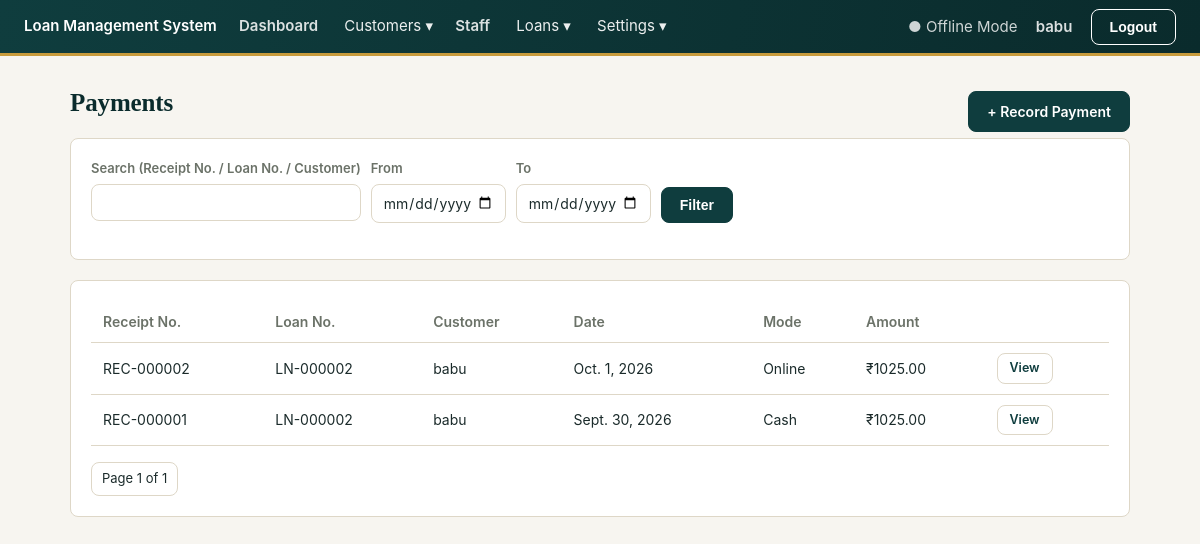
Page /payments/ (signed in) on the committed database.
### core/models.py (models this page shows, shortened)
class SystemSetting(models.Model):
    key = models.CharField(max_length=100, unique=True)
    value = models.TextField(blank=True)

### accounts/models.py (models this page shows, shortened)
class AdminUser(AbstractUser):
    full_name = models.CharField(max_length=150, blank=True)
    session_timeout_minutes = models.PositiveIntegerField(
        default=30,
        help_text="Auto-logout after this many minutes of inactivity.",
    )

### payments/models.py (models this page shows, shortened)
class Payment(models.Model):
    PAYMENT_MODE_CASH = "cash"
    PAYMENT_MODE_ONLINE = "online"
    PAYMENT_MODE_CHOICES = [
        (PAYMENT_MODE_CASH, "Cash"),
        (PAYMENT_MODE_ONLINE, "Online"),
    ]
    """One receipt. amount_paid is whatever is CURRENTLY correct — if
    edited, previous_amount/edited_at record what it was before, per your
    choice to keep the prior value visible rather than a full history."""
    receipt_number = models.CharField(max_length=20, unique=True, editable=False)
    loan = models.ForeignKey(Loan, on_delete=models.PROTECT, related_name="payments")
    payment_date = models.DateField()
    payment_mode = models.CharField(
        max_length=10,
        choices=PAYMENT_MODE_CHOICES,
        default=PAYMENT_MODE_CASH,
    )
    transaction_id = models.CharField(max_length=100, blank=True)
    amount_paid = models.DecimalField(max_digits=12, decimal_places=2)
    previous_amount = models.DecimalField(max_digits=12, decimal_places=2, null=True, blank=True)
    edited_at = models.DateTimeField(null=True, blank=True)
    unallocated_amount = models.DecimalField(
        max_digits=12, decimal_places=2, default=Decimal("0"),
        help_text="Left over if this payment exceeds everything currently owed on the loan.",
    )
    remarks = models.TextField(blank=True)
    created_at = models.DateTimeField(auto_now_add=True)
    class Meta:
        ordering = ["-payment_date", "-created_at"]

### loans/models.py (models this page shows, shortened)
class Loan(models.Model):
    FREQUENCY_DAILY = "daily"
    FREQUENCY_WEEKLY = "weekly"
    FREQUENCY_BIWEEKLY = "biweekly"
    FREQUENCY_MONTHLY = "monthly"
    FREQUENCY_CUSTOM = "custom"
    FREQUENCY_CHOICES = [
        (FREQUENCY_DAILY, "Daily"),
        (FREQUENCY_WEEKLY, "Weekly"),
        (FREQUENCY_BIWEEKLY, "Biweekly"),
        (FREQUENCY_MONTHLY, "Monthly"),
        (FREQUENCY_CUSTOM, "Custom interval"),
    ]
    STATUS_ACTIVE = "active"
    STATUS_COMPLETED = "completed"
    STATUS_CLOSED = "closed"
    STATUS_CANCELLED = "cancelled"
    STATUS_CHOICES = [
        (STATUS_ACTIVE, "Active"),
        (STATUS_COMPLETED, "Completed"),
        (STATUS_CLOSED, "Closed"),
        (STATUS_CANCELLED, "Cancelled"),
    ]
    loan_number = models.CharField(max_length=20, unique=True, editable=False)
    customer = models.ForeignKey(
        "customers.Customer", on_delete=models.PROTECT, related_name="loans"
    )
    assigned_staff = models.ForeignKey(
        "staff.Staff", on_delete=models.SET_NULL, null=True, blank=True, related_name="loans",
        help_text="Staff member responsible for collecting this loan.",
    )
    loan_group = models.ForeignKey(
        LoanGroup, on_delete=models.SET_NULL, null=True, blank=True, related_name="loans"
    )
    loan_type = models.ForeignKey(LoanType, on_delete=models.PROTECT)
    interest_type = models.ForeignKey(InterestType, on_delete=models.PROTECT)
    principal_amount = models.DecimalField(max_digits=12, decimal_places=2)
    interest_rate = models.DecimalField(
        max_digits=5, decimal_places=2, help_text="Annual interest rate, %."
    )
    start_date = models.DateField()
    repayment_frequency = models.CharField(max_length=10, choices=FREQUENCY_CHOICES)
    custom_interval_days = models.PositiveIntegerField(
        null=True, blank=True,
        help_text="Only used when Repayment Frequency = Custom interval.",
    )
    number_of_installments = models.PositiveIntegerField()
    first_due_date = models.DateField()
    purpose = models.CharField(max_length=255, blank=True)
    remarks = models.TextField(blank=True)
    status = models.CharField(max_length=10, choices=STATUS_CHOICES, default=STATUS_ACTIVE)
    total_interest = models.DecimalField(max_digits=12, decimal_places=2, editable=False)
    total_payable = models.DecimalField(max_digits=12, decimal_places=2, editable=False)
    created_at = models.DateTimeField(auto_now_add=True)
    closing_date = models.DateField(null=True, blank=True)
    closing_remarks = models.TextField(blank=True)
    class Meta:
        ordering = ["-created_at"]

### customers/models.py (models this page shows, shortened)
class Customer(models.Model):
    GENDER_MALE = "male"
    GENDER_FEMALE = "female"
    GENDER_OTHER = "other"
    GENDER_CHOICES = [
        (GENDER_MALE, "Male"),
        (GENDER_FEMALE, "Female"),
        (GENDER_OTHER, "Other"),
    ]
    MARITAL_SINGLE = "single"
    MARITAL_MARRIED = "married"
    MARITAL_OTHER = "other"
    MARITAL_CHOICES = [
        (MARITAL_SINGLE, "Single"),
        (MARITAL_MARRIED, "Married"),
        (MARITAL_OTHER, "Other"),
    ]
    STATUS_ACTIVE = "active"
    STATUS_INACTIVE = "inactive"
    STATUS_CHOICES = [
        (STATUS_ACTIVE, "Active"),
        (STATUS_INACTIVE, "Inactive"),
    ]
    customer_id = models.CharField(max_length=20, unique=True, editable=False)
    full_name = models.CharField(max_length=150)
    date_of_birth = models.DateField()
    gender = models.CharField(max_length=10, choices=GENDER_CHOICES)
    mobile = models.CharField(max_length=10, validators=[mobile_validator], unique=True)
    alternate_mobile = models.CharField(
        max_length=10, validators=[mobile_validator], blank=True
    )
    email = models.EmailField(blank=True)
    photo = models.ImageField(upload_to="customers/photos/", blank=True, null=True)
    marital_status = models.CharField(max_length=10, choices=MARITAL_CHOICES)
    occupation = models.CharField(max_length=100)
    monthly_income = models.DecimalField(max_digits=12, decimal_places=2)
    father_husband_name = models.CharField(max_length=150)
    permanent_door_no = models.CharField(max_length=50)
    permanent_street = models.CharField(max_length=150)
    permanent_area = models.CharField(max_length=150)
    permanent_village_town = models.CharField(max_length=150)
    permanent_city = models.CharField(max_length=100)
    permanent_district = models.CharField(max_length=100)
    permanent_state = models.CharField(max_length=100)
    permanent_pincode = models.CharField(max_length=6, validators=[pincode_validator])
    same_as_permanent_address = models.BooleanField(default=True)
    current_door_no = models.CharField(max_length=50, blank=True)
    current_street = models.CharField(max_length=150, blank=True)
    current_area = models.CharField(max_length=150, blank=True)
    current_village_town = models.CharField(max_length=150, blank=True)
    current_city = models.CharField(max_length=100, blank=True)
    current_district = models.CharField(max_length=100, blank=True)
    current_state = models.CharField(max_length=100, blank=True)
    current_pincode = models.CharField(max_length=6, blank=True)
    status = models.CharField(max_length=10, choices=STATUS_CHOICES, default=STATUS_ACTIVE)
    default_staff = models.ForeignKey(
        "staff.Staff", on_delete=models.SET_NULL, null=True, blank=True,
        related_name="default_customers",
        help_text="Optional staff member to use as the default when this customer gets a new loan.",
    )
    created_at = models.DateTimeField(auto_now_add=True)
    updated_at = models.DateTimeField(auto_now=True)
    class Meta:
        ordering = ["-created_at"]

### payments/views.py (the view, shortened to what this page needs)
# urls.py: path("", views.payment_list, name="list"),
@login_required
def payment_list(request):
    search_form = PaymentSearchForm(request.GET or None)
    payments = Payment.objects.select_related("loan", "loan__customer")
    paginator = Paginator(payments, 25)
    page_obj = paginator.get_page(request.GET.get("page"))
    return render(request, "payments/payment_list.html", {"page_obj": page_obj, "search_form": search_form})

### payments/forms.py
class PaymentSearchForm(forms.Form):
    q = forms.CharField(required=False, label="Search (Receipt No. / Loan No. / Customer)")
    date_from = forms.DateField(required=False, widget=forms.DateInput(attrs={"type": "date","min": "1900-01-01",
            "max": "9999-12-31"}))
    date_to = forms.DateField(required=False, widget=forms.DateInput(attrs={"type": "date","min": "1900-01-01",
            "max": "9999-12-31"}))

### core/context_processors.py (called while the page is built)
def system_settings(request):
    return {"company_name": get_setting("company_name")}

### core/models.py (called while the page is built)
def get_setting(key, default=None):
    try:
        return SystemSetting.objects.get(key=key).value
    except SystemSetting.DoesNotExist:
        return DEFAULTS.get(key, default)

### payments/templates/payments/payment_list.html (shortened to what this page needs)
{% extends "base.html" %}
{% block content %}
<div style="display:flex;justify-content:space-between;align-items:center;">
  <h1>Payments</h1>
  <a href="{% url 'payments:add' %}" class="btn">+ Record Payment</a>
</div>
<form method="get" class="card">
  <div class="search-bar">
    <div class="form-group"><label>{{ search_form.q.label }}</label>{{ search_form.q }}</div>
    <div class="form-group"><label>From</label>{{ search_form.date_from }}</div>
    <div class="form-group"><label>To</label>{{ search_form.date_to }}</div>
    <div class="form-group" style="align-self:flex-end;"><button class="btn">Filter</button></div>
  </div>
</form>
<div class="card">
  <table>
    <thead><tr><th>Receipt No.</th><th>Loan No.</th><th>Customer</th><th>Date</th><th>Mode</th><th>Amount</th><th></th></tr></thead>
    <tbody>
      {% for payment in page_obj %}
        <tr>
          <td>{{ payment.receipt_number }}{% if payment.edited_at %} <span class="badge pending">edited</span>{% endif %}</td>
          <td>{{ payment.loan.loan_number }}</td>
          <td>{{ payment.loan.customer.full_name }}</td>
          <td>{{ payment.payment_date }}</td>
          <td>{{ payment.get_payment_mode_display }}</td>
          <td>₹{{ payment.amount_paid }}</td>
          <td><a href="{% url 'payments:detail' payment.pk %}" class="btn small secondary">View</a></td>
        </tr>
      {% empty %}<tr><td colspan="7" class="muted">No payments recorded yet.</td></tr>{% endfor %}
    </tbody>
  </table>
  <div class="pagination">
    <span>Page {{ page_obj.number }} of {{ page_obj.paginator.num_pages }}</span>
  </div>
</div>
{% endblock %}

### templates/base.html (shortened to what this page needs)
{% load static %}
<!DOCTYPE html>
<html lang="en">
<head>
  <link rel="stylesheet" href="{% static 'css/app.css' %}">
</head>
<body>
  <div class="topbar">
    <div>
      <a href="{% url 'customers:list' %}">{{ company_name|default:"Loan Management System" }}</a>
      <a href="{% url 'reports:dashboard' %}" style="margin-left:18px;opacity:.85;">Dashboard</a>
      <div class="nav-dropdown">
        <span class="nav-dropdown-toggle">Customers ▾</span>
      </div>
      <a href="{% url 'staff:list' %}" style="margin-left:18px;opacity:.85;;">Staff</a>
      <div class="nav-dropdown">
        <span class="nav-dropdown-toggle">Loans ▾</span>
      </div>
      <div class="nav-dropdown">
        <span class="nav-dropdown-toggle">Settings ▾</span>
      </div>
    </div>
    <div>
      <span style="margin-right:14px; opacity:.8;">● Offline Mode</span>
      {% if user.is_authenticated %}
        <a href="{% url 'accounts:profile' %}" style="color:#fff;opacity:.85;margin-right:14px;">{{ user.full_name|default:user.username }}</a>
        <form method="post" action="{% url 'accounts:logout' %}" style="display:inline">
          <button type="submit" class="btn secondary" style="color:#fff;border-color:#fff;">Logout</button>
        </form>
      {% endif %}
    </div>
  </div>
  <div class="container">
    {% block content %}{% endblock %}
  </div>
</body>
</html>

### static/css/app.css (style rules this page uses)
:root { --color-bg: #f7f5f0; --color-surface: #ffffff; --color-border: #ded7c7; --color-ink: #1b2b2b; --color-muted: #6b7268; --color-primary: #0f3d3e; --color-primary-dark: #0a2b2c; --color-primary-light: #e4efee; --color-accent: #c89b3c; --color-accent-dark: #a57f2c; --color-success: #3f7d58; --color-success-bg: #e7f2ec; --color-danger: #a6402f; --color-danger-bg: #f7e9e6; --color-warning: #b8862f; --color-warning-bg: #f6eedb; --radius: 8px; --radius-lg: 12px; --font: -apple-system, "Segoe UI", Roboto, "Helvetica Neue", Arial, sans-serif; --font-display: Georgia, "Times New Roman", "Noto Serif", serif; }
* { box-sizing: border-box; }
body { margin: 0; font-family: var(--font); background: var(--color-bg); color: var(--color-ink); font-size: 15px; line-height: 1.5; }
h1, h2, h3 { font-family: var(--font-display); font-weight: 700; letter-spacing: -0.005em; margin-top: 0; color: var(--color-primary-dark); }
h1 { font-size: 25px; }
.topbar { background: linear-gradient(100deg, var(--color-primary) 0%, var(--color-primary-dark) 100%); color: #fff; padding: 0 24px; display: flex; justify-content: space-between; align-items: center; border-bottom: 3px solid var(--color-accent); min-height: 56px; }
.topbar a { color: #fff; text-decoration: none; font-weight: 600; }
.container { max-width: 1100px; margin: 28px auto; padding: 0 20px; }
.card { background: var(--color-surface); border: 1px solid var(--color-border); border-radius: var(--radius); padding: 20px; margin-bottom: 20px; transition: box-shadow 0.2s ease, transform 0.2s ease; }
table { width: 100%; border-collapse: collapse; }
th, td { text-align: left; padding: 10px 12px; border-bottom: 1px solid var(--color-border); font-size: 14px; }
th { color: var(--color-muted); font-weight: 600; }
tbody tr { transition: background 0.15s ease; }
.btn { display: inline-block; padding: 9px 18px; border-radius: var(--radius); border: 1px solid var(--color-primary); background: var(--color-primary); color: #fff; text-decoration: none; font-size: 14px; font-weight: 600; cursor: pointer; transition: background 0.15s ease, transform 0.15s ease, box-shadow 0.15s ease; }
.btn.secondary { background: transparent; color: var(--color-primary); border-color: var(--color-border); }
.btn.small { padding: 5px 12px; font-size: 12.5px; }
.form-group { display: flex; flex-direction: column; gap: 5px; }
.form-group label { font-size: 13px; font-weight: 600; color: var(--color-muted); }
input, select, textarea { padding: 9px 11px; border: 1px solid var(--color-border); border-radius: var(--radius); font-size: 14px; font-family: inherit; background: var(--color-surface); color: var(--color-ink); transition: border-color 0.15s ease, box-shadow 0.15s ease; }
.search-bar { display: flex; gap: 10px; margin-bottom: 16px; flex-wrap: wrap; }
.pagination { display: flex; gap: 6px; margin-top: 16px; }
.pagination a, .pagination span { padding: 6px 10px; border: 1px solid var(--color-border); border-radius: var(--radius); text-decoration: none; color: var(--color-ink); font-size: 13px; }
.nav-dropdown { position: relative; display: inline-block; margin-left: 22px; }
.nav-dropdown-toggle { cursor: pointer; opacity: .92; color: #fff; font-size: inherit; user-select: none; }

### rows in the picture
SystemSetting: value "Loan Management System"
AdminUser: full_name "babu"
Payment: receipt_number "REC-000002", loan.loan_number "LN-000002", loan.customer.full_name "babu", payment_date "Oct. 1, 2026", payment_mode "Online", amount_paid "1025.00"
Payment: receipt_number "REC-000001", loan.loan_number "LN-000002", loan.customer.full_name "babu", payment_date "Sept. 30, 2026", payment_mode "Cash", amount_paid "1025.00"

### other values in the picture
{{ search_form.q.label }} "Search (Receipt No. / Loan No. / Customer)"
{{ page_obj.number }} "1"
{{ page_obj.paginator.num_pages }} "1"
